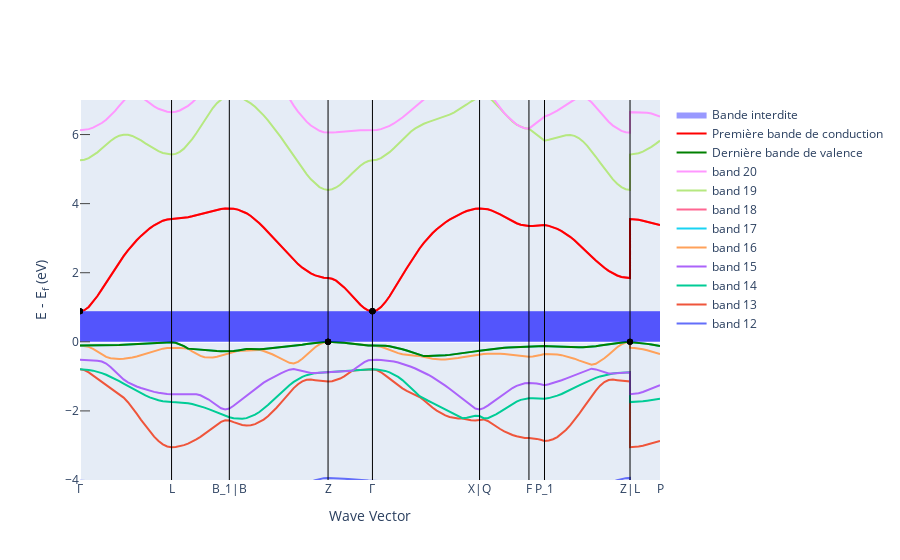

The notebook cell saved with this chart:
### Code cell
xvals = fig_el_bs.to_dict()["data"][0]["x"]
yvals_vbm = fig_el_bs.to_dict()["data"][5]["y"] #bande 16
yvals_cbm = fig_el_bs.to_dict()["data"][6]["y"]  #bande 17

k_distances = np.linspace(xvals[0],xvals[-1],100)

#Mise en évidence de la dernière bande de valence et première bande de conduction

fig_el_bs.add_trace(go.Scatter(x=xvals, y=yvals_vbm, mode = 'lines', line = dict(color = 'green', width = 2), name = "Dernière bande de valence"))
fig_el_bs.add_trace(go.Scatter(x=xvals, y=yvals_cbm, mode = 'lines', line = dict(color = 'red', width = 2), name = "Première bande de conduction"))

# Mise en évidence de la bande interdite

fig_el_bs.add_trace(go.Scatter(
    x=k_distances, y=[Ecbm] * 100,   mode="lines", line=dict(color='rgba(0,0,255,0)', width=1),showlegend=False))
  
fig_el_bs.add_trace(go.Scatter(x = k_distances, y=[Evbm]*100,fill = 'tonexty',fillcolor='rgba(0,0,255,0.4)', line = dict(color='rgba(0,0,255,0)'),name = 'Bande interdite' ))
fig_el_bs.add_trace(go.Scatter(x=k_distances, y=[Ecbm] * 100, fill = 'tonexty',fillcolor = 'rgba(0,0,255,0.4)', line=dict(color='rgba(0,0,255,0)'),showlegend=False))

#Mise en évidence du CBM et VBM

xvals_band_edges = []
yvals_band_edges = []
for i in el_bs.get_vbm()["kpoint_index"]:
    xvals_band_edges.append(xvals[i])
    yvals_band_edges.append(yvals_vbm[i])
for i in el_bs.get_cbm()["kpoint_index"]:
    xvals_band_edges.append(xvals[i])
    yvals_band_edges.append(yvals_cbm[i])
    
for i in el_bs.get_vbm()["kpoint_index"]:
    scatter = go.Scatter(
        x = xvals_band_edges, y = yvals_band_edges,
        mode = "markers", marker = dict(color="black"),
        showlegend=False)
    fig_el_bs.add_trace(scatter)
    
#Affichage du graphe

fig_el_bs.update_layout(xaxis_range = [xvals[0], xvals[-1]])
fig_el_bs.show()

### Figure 1 — Plotly figure (JSON) as saved in the notebook; plotly's stock layout.template omitted (floating-point values rounded to 4 significant figures; data arrays with more than 128 entries replaced by an {"elided": "..."} marker saying what was removed)
{"data": [{"mode": "lines", "name": "band 12", "type": "scatter", "x": {"elided": "146 float values"}, "y": {"elided": "146 float values"}}, {"mode": "lines", "name": "band 13", "type": "scatter", "x": {"elided": "146 float values"}, "y": {"elided": "146 float values"}}, {"mode": "lines", "name": "band 14", "type": "scatter", "x": {"elided": "146 float values"}, "y": {"elided": "146 float values"}}, {"mode": "lines", "name": "band 15", "type": "scatter", "x": {"elided": "146 float values"}, "y": {"elided": "146 float values"}}, {"mode": "lines", "name": "band 16", "type": "scatter", "x": {"elided": "146 float values"}, "y": {"elided": "146 float values"}}, {"mode": "lines", "name": "band 17", "type": "scatter", "x": {"elided": "146 float values"}, "y": {"elided": "146 float values"}}, {"mode": "lines", "name": "band 18", "type": "scatter", "x": {"elided": "146 float values"}, "y": {"elided": "146 float values"}}, {"mode": "lines", "name": "band 19", "type": "scatter", "x": {"elided": "146 float values"}, "y": {"elided": "146 float values"}}, {"mode": "lines", "name": "band 20", "type": "scatter", "x": {"elided": "146 float values"}, "y": {"elided": "146 float values"}}, {"line": {"color": "green", "width": 2}, "mode": "lines", "name": "Dernière bande de valence", "type": "scatter", "x": {"elided": "146 float values"}, "y": {"elided": "146 float values"}}, {"line": {"color": "red", "width": 2}, "mode": "lines", "name": "Première bande de conduction", "type": "scatter", "x": {"elided": "146 float values"}, "y": {"elided": "146 float values"}}, {"line": {"color": "rgba(0,0,255,0)", "width": 1}, "mode": "lines", "showlegend": false, "type": "scatter", "x": [0, 0.06709, 0.1342, 0.2013, 0.2683, 0.3354, 0.4025, 0.4696, 0.5367, 0.6038, 0.6709, 0.7379, 0.805, 0.8721, 0.9392, 1.006, 1.073, 1.14, 1.208, 1.275, 1.342, 1.409, 1.476, 1.543, 1.61, 1.677, 1.744, 1.811, 1.878, 1.945, 2.013, 2.08, 2.147, 2.214, 2.281, 2.348, 2.415, 2.482, 2.549, 2.616, 2.683, 2.751, 2.818, 2.885, 2.952, 3.019, 3.086, 3.153, 3.22, 3.287, 3.354, 3.421, 3.488, 3.556, 3.623, 3.69, 3.757, 3.824, 3.891, 3.958, 4.025, 4.092, 4.159, 4.226, 4.294, 4.361, 4.428, 4.495, 4.562, 4.629, 4.696, 4.763, 4.83, 4.897, 4.964, 5.031, 5.099, 5.166, 5.233, 5.3, 5.367, 5.434, 5.501, 5.568, 5.635, 5.702, 5.769, 5.836, 5.904, 5.971, 6.038, 6.105, 6.172, 6.239, 6.306, 6.373, 6.44, 6.507, 6.574, 6.642], "y": [0.882, 0.882, 0.882, 0.882, 0.882, 0.882, 0.882, 0.882, 0.882, 0.882, 0.882, 0.882, 0.882, 0.882, 0.882, 0.882, 0.882, 0.882, 0.882, 0.882, 0.882, 0.882, 0.882, 0.882, 0.882, 0.882, 0.882, 0.882, 0.882, 0.882, 0.882, 0.882, 0.882, 0.882, 0.882, 0.882, 0.882, 0.882, 0.882, 0.882, 0.882, 0.882, 0.882, 0.882, 0.882, 0.882, 0.882, 0.882, 0.882, 0.882, 0.882, 0.882, 0.882, 0.882, 0.882, 0.882, 0.882, 0.882, 0.882, 0.882, 0.882, 0.882, 0.882, 0.882, 0.882, 0.882, 0.882, 0.882, 0.882, 0.882, 0.882, 0.882, 0.882, 0.882, 0.882, 0.882, 0.882, 0.882, 0.882, 0.882, 0.882, 0.882, 0.882, 0.882, 0.882, 0.882, 0.882, 0.882, 0.882, 0.882, 0.882, 0.882, 0.882, 0.882, 0.882, 0.882, 0.882, 0.882, 0.882, 0.882]}, {"fill": "tonexty", "fillcolor": "rgba(0,0,255,0.4)", "line": {"color": "rgba(0,0,255,0)"}, "name": "Bande interdite", "type": "scatter", "x": [0, 0.06709, 0.1342, 0.2013, 0.2683, 0.3354, 0.4025, 0.4696, 0.5367, 0.6038, 0.6709, 0.7379, 0.805, 0.8721, 0.9392, 1.006, 1.073, 1.14, 1.208, 1.275, 1.342, 1.409, 1.476, 1.543, 1.61, 1.677, 1.744, 1.811, 1.878, 1.945, 2.013, 2.08, 2.147, 2.214, 2.281, 2.348, 2.415, 2.482, 2.549, 2.616, 2.683, 2.751, 2.818, 2.885, 2.952, 3.019, 3.086, 3.153, 3.22, 3.287, 3.354, 3.421, 3.488, 3.556, 3.623, 3.69, 3.757, 3.824, 3.891, 3.958, 4.025, 4.092, 4.159, 4.226, 4.294, 4.361, 4.428, 4.495, 4.562, 4.629, 4.696, 4.763, 4.83, 4.897, 4.964, 5.031, 5.099, 5.166, 5.233, 5.3, 5.367, 5.434, 5.501, 5.568, 5.635, 5.702, 5.769, 5.836, 5.904, 5.971, 6.038, 6.105, 6.172, 6.239, 6.306, 6.373, 6.44, 6.507, 6.574, 6.642], "y": [0, 0, 0, 0, 0, 0, 0, 0, 0, 0, 0, 0, 0, 0, 0, 0, 0, 0, 0, 0, 0, 0, 0, 0, 0, 0, 0, 0, 0, 0, 0, 0, 0, 0, 0, 0, 0, 0, 0, 0, 0, 0, 0, 0, 0, 0, 0, 0, 0, 0, 0, 0, 0, 0, 0, 0, 0, 0, 0, 0, 0, 0, 0, 0, 0, 0, 0, 0, 0, 0, 0, 0, 0, 0, 0, 0, 0, 0, 0, 0, 0, 0, 0, 0, 0, 0, 0, 0, 0, 0, 0, 0, 0, 0, 0, 0, 0, 0, 0, 0]}, {"fill": "tonexty", "fillcolor": "rgba(0,0,255,0.4)", "line": {"color": "rgba(0,0,255,0)"}, "showlegend": false, "type": "scatter", "x": [0, 0.06709, 0.1342, 0.2013, 0.2683, 0.3354, 0.4025, 0.4696, 0.5367, 0.6038, 0.6709, 0.7379, 0.805, 0.8721, 0.9392, 1.006, 1.073, 1.14, 1.208, 1.275, 1.342, 1.409, 1.476, 1.543, 1.61, 1.677, 1.744, 1.811, 1.878, 1.945, 2.013, 2.08, 2.147, 2.214, 2.281, 2.348, 2.415, 2.482, 2.549, 2.616, 2.683, 2.751, 2.818, 2.885, 2.952, 3.019, 3.086, 3.153, 3.22, 3.287, 3.354, 3.421, 3.488, 3.556, 3.623, 3.69, 3.757, 3.824, 3.891, 3.958, 4.025, 4.092, 4.159, 4.226, 4.294, 4.361, 4.428, 4.495, 4.562, 4.629, 4.696, 4.763, 4.83, 4.897, 4.964, 5.031, 5.099, 5.166, 5.233, 5.3, 5.367, 5.434, 5.501, 5.568, 5.635, 5.702, 5.769, 5.836, 5.904, 5.971, 6.038, 6.105, 6.172, 6.239, 6.306, 6.373, 6.44, 6.507, 6.574, 6.642], "y": [0.882, 0.882, 0.882, 0.882, 0.882, 0.882, 0.882, 0.882, 0.882, 0.882, 0.882, 0.882, 0.882, 0.882, 0.882, 0.882, 0.882, 0.882, 0.882, 0.882, 0.882, 0.882, 0.882, 0.882, 0.882, 0.882, 0.882, 0.882, 0.882, 0.882, 0.882, 0.882, 0.882, 0.882, 0.882, 0.882, 0.882, 0.882, 0.882, 0.882, 0.882, 0.882, 0.882, 0.882, 0.882, 0.882, 0.882, 0.882, 0.882, 0.882, 0.882, 0.882, 0.882, 0.882, 0.882, 0.882, 0.882, 0.882, 0.882, 0.882, 0.882, 0.882, 0.882, 0.882, 0.882, 0.882, 0.882, 0.882, 0.882, 0.882, 0.882, 0.882, 0.882, 0.882, 0.882, 0.882, 0.882, 0.882, 0.882, 0.882, 0.882, 0.882, 0.882, 0.882, 0.882, 0.882, 0.882, 0.882, 0.882, 0.882, 0.882, 0.882, 0.882, 0.882, 0.882, 0.882, 0.882, 0.882, 0.882, 0.882]}, {"marker": {"color": "black"}, "mode": "markers", "showlegend": false, "type": "scatter", "x": [2.841, 2.841, 6.298, 0, 3.349, 3.349], "y": [0, 0, 0, 0.882, 0.882, 0.882]}, {"marker": {"color": "black"}, "mode": "markers", "showlegend": false, "type": "scatter", "x": [2.841, 2.841, 6.298, 0, 3.349, 3.349], "y": [0, 0, 0, 0.882, 0.882, 0.882]}, {"marker": {"color": "black"}, "mode": "markers", "showlegend": false, "type": "scatter", "x": [2.841, 2.841, 6.298, 0, 3.349, 3.349], "y": [0, 0, 0, 0.882, 0.882, 0.882]}], "layout": {"shapes": [{"line": {"color": "black", "width": 1}, "type": "line", "x0": 1.048, "x1": 1.048, "xref": "x", "y0": 0, "y1": 1, "yref": "y domain"}, {"line": {"color": "black", "width": 1}, "type": "line", "x0": 1.71, "x1": 1.71, "xref": "x", "y0": 0, "y1": 1, "yref": "y domain"}, {"line": {"color": "black", "width": 1}, "type": "line", "x0": 2.841, "x1": 2.841, "xref": "x", "y0": 0, "y1": 1, "yref": "y domain"}, {"line": {"color": "black", "width": 1}, "type": "line", "x0": 3.349, "x1": 3.349, "xref": "x", "y0": 0, "y1": 1, "yref": "y domain"}, {"line": {"color": "black", "width": 1}, "type": "line", "x0": 4.575, "x1": 4.575, "xref": "x", "y0": 0, "y1": 1, "yref": "y domain"}, {"line": {"color": "black", "width": 1}, "type": "line", "x0": 5.141, "x1": 5.141, "xref": "x", "y0": 0, "y1": 1, "yref": "y domain"}, {"line": {"color": "black", "width": 1}, "type": "line", "x0": 5.319, "x1": 5.319, "xref": "x", "y0": 0, "y1": 1, "yref": "y domain"}, {"line": {"color": "black", "width": 1}, "type": "line", "x0": 6.298, "x1": 6.298, "xref": "x", "y0": 0, "y1": 1, "yref": "y domain"}], "xaxis": {"mirror": true, "range": [0, 6.642], "showgrid": false, "ticklen": 0, "ticks": "inside", "ticktext": ["Γ", "L", "B_1|B", "Z", "Γ", "X|Q", "F", "P_1", "Z|L", "P"], "tickvals": [0, 1.048, 1.71, 2.841, 3.349, 4.575, 5.141, 5.319, 6.298, 6.642], "title": {"text": "Wave Vector"}}, "yaxis": {"mirror": true, "range": [-4, 7], "showgrid": false, "ticklen": 10, "ticks": "inside", "title": {"text": "E - E<sub>f</sub> (eV)"}}}}
